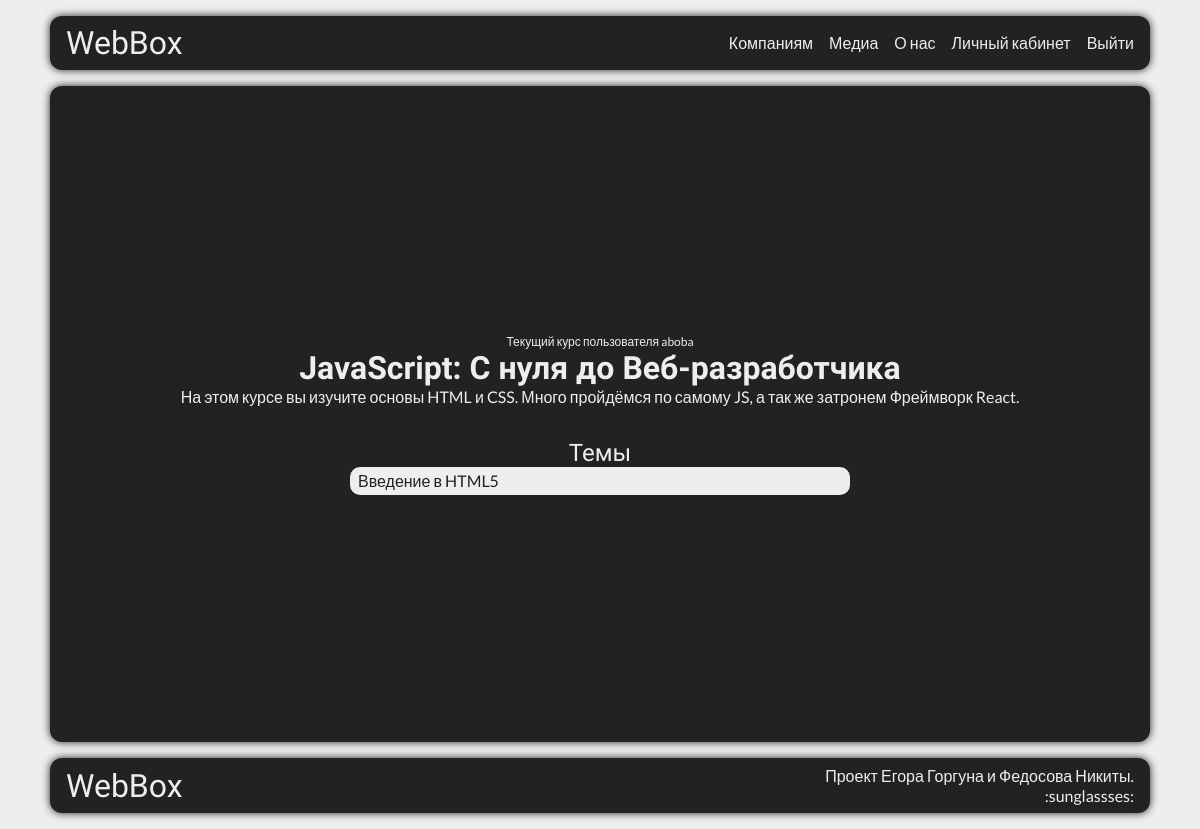
The page /u/ (signed in) on the database as committed earlier.
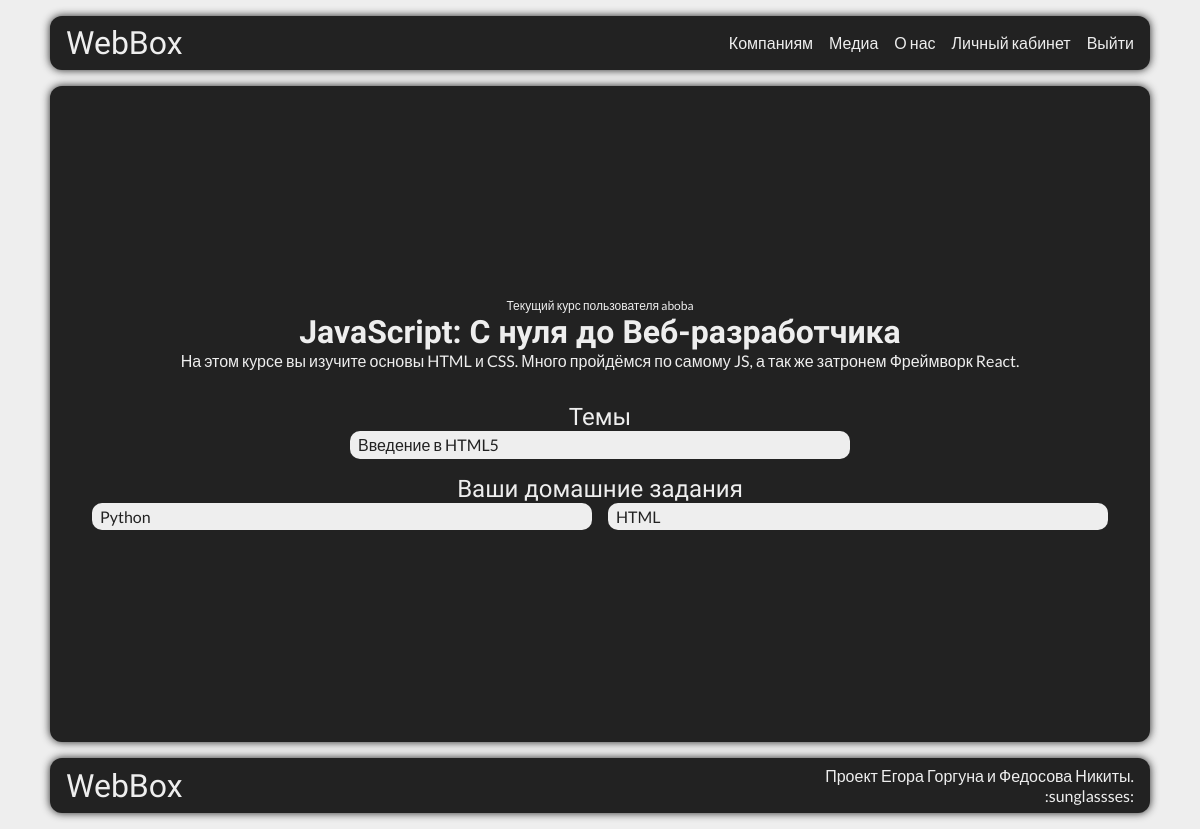
The same page on the database as committed later.
### lessions/models.py (models this page shows, shortened)
class Theme(models.Model):
    name = models.CharField(max_length=255)
    lessions = models.ManyToManyField(Lession)
    short_name = models.CharField(max_length=20, default="none", verbose_name="Сокращенное название темы")
    cid = models.IntegerField(verbose_name="CID курса", help_text="значение устанавливает порядок в списке", default=0)
    class Meta:
        verbose_name = 'Тема'
        verbose_name_plural = 'Темы'

### cabinet/models.py (models this page shows, shortened)
class Homework(models.Model):
    name = models.CharField(max_length=255, verbose_name="Название домашнего задания")
    file = models.CharField(max_length=255, verbose_name="Файл домашнего задания")
    points = models.IntegerField(verbose_name="Количество баллов")
    cid = models.IntegerField(verbose_name="CID дз", default=0,)
    class Meta:
        verbose_name = 'Домашнее задание'
        verbose_name_plural = 'Домашние задания'

### cabinet/views.py (the view)
# urls.py: path('', views.cabinet, name='index'),
@login_required(login_url='/a')
def cabinet(request):
    if request.user.is_authenticated:
        text_button_enter = 'Выход'
    else:
        text_button_enter = 'Вход'
    themes = Course.objects.all().filter(short_name=request.user.usercourses.course.short_name)[0].themes.all().order_by('cid')
    homeworks = Course.objects.all().filter(short_name=request.user.usercourses.course.short_name)[0].homeworks.all().order_by('cid')
    return render(request, 'cabinet/cabinet.html', {'text_button_enter': text_button_enter, 'themes': themes, 'homeworks': homeworks})

### main/templates/cabinet/cabinet.html (shortened to what this page needs)
{% load static %}
<!DOCTYPE html>
<html>
<head>
    <link href="{% static "webbox/css/index.css" %}" rel="stylesheet">
</head>
<body>
    <div class="wrapper">
        <header class="header">
            <div class="header__logo">
                <p><a href="/">WebBox</a></p>
            </div>
            <div class="header__nav">
                <nav>
                    <ul>
                        <li><a href="">Компаниям</a></li>
                        <li><a href="">Медиа</a></li>
                        <li><a href="#about">О нас</a></li>
                        {% if user.is_authenticated %}
                            <li><a href='/u'>Личный кабинет</a></li>
                            <li><a href='/a/u'>Выйти</a></li>
                        {% else %}
                        <li><a href='/a'>Войти</a></li>
                        {% endif %}
                    </ul>
                </nav>
            </div>
        </header>
    <main class="cabinet">
        {% if user.usercourses.course.short_name == 'none' %}
            <h3 class="nocurses">У вас нету курсов!</h3>
            <p class="nocursessmall">Приобрести их можно тут:</p>
            <ul class="nocursesli">
                <li><a class="nocurses2" href="https://google.com">Телеграм бот</a></li>
                <li><a class="nocurses3" href="/p">Через сайт</a></li>
            </ul>
        {% else %}
            <p class="username">Текущий курс пользователя {{user.username}}</p>
            <h2 class="coursetitle">{{user.usercourses.course.title}}</h2>
            <p class="coursedesc">{{user.usercourses.course.description}}</p>
        {% endif%}
        {% if themes %}
            <div class="homework">Темы</div>
            <ul class="courseslist">
            {% for theme in themes %}
                <li class="card">
                    <a href='/u/course/lessions/{{ theme.cid }}'>{{theme.name}}</a>
                </li>
            {% endfor %}
            </ul>
        {% endif %}
        {% if homeworks %}
            <div class="homework">Ваши домашние задания</div>
            <ul class="courseslist">
            {% for homework in homeworks %}
                <div class="card">
                    <a href='/u/homework/{{user.usercourses.course.short_name}}/{{ homework.cid }}'>{{homework.name}}</a>
                </div>
            {% endfor %}
            </ul>
        {% endif %}
    </main>
    <footer class="footer">
        <h5>WebBox</h5>
        <p>Проект Егора Горгуна и Федосова Никиты.<br>:sunglassses:</p>
    </footer>
</body>
</html>

Rows that differ between the two databases and show on the page:
now on this page (row unchanged): Homework: name "Python"
added Homework: name "HTML"
Other text that changed with them:
text now shown: "Ваши домашние задания"
